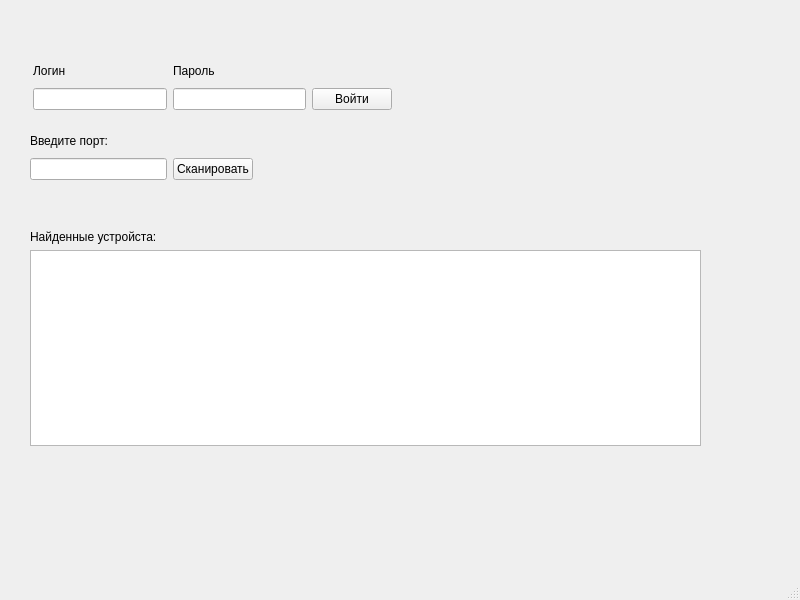
<?xml version="1.0" encoding="UTF-8"?>
<ui version="4.0">
 <class>MainWindow</class>
 <widget class="QMainWindow" name="MainWindow">
  <property name="geometry">
   <rect>
    <x>0</x>
    <y>0</y>
    <width>800</width>
    <height>600</height>
   </rect>
  </property>
  <property name="windowTitle">
   <string>MainWindow</string>
  </property>
  <widget class="QWidget" name="centralwidget">
   <widget class="QWidget" name="">
    <property name="geometry">
     <rect>
      <x>33</x>
      <y>60</y>
      <width>359</width>
      <height>50</height>
     </rect>
    </property>
    <layout class="QHBoxLayout" name="horizontalLayout">
     <item>
      <layout class="QVBoxLayout" name="verticalLayout">
       <item>
        <widget class="QLabel" name="label">
         <property name="text">
          <string>Логин</string>
         </property>
        </widget>
       </item>
       <item>
        <widget class="QLineEdit" name="login_enter">
         <property name="statusTip">
          <string/>
         </property>
         <property name="inputMask">
          <string/>
         </property>
         <property name="text">
          <string/>
         </property>
        </widget>
       </item>
      </layout>
     </item>
     <item>
      <layout class="QVBoxLayout" name="verticalLayout_2">
       <item>
        <widget class="QLabel" name="label_2">
         <property name="text">
          <string>Пароль</string>
         </property>
        </widget>
       </item>
       <item>
        <widget class="QLineEdit" name="password_enter">
         <property name="inputMask">
          <string/>
         </property>
        </widget>
       </item>
      </layout>
     </item>
     <item>
      <layout class="QVBoxLayout" name="verticalLayout_3">
       <item>
        <widget class="QLabel" name="label_3">
         <property name="text">
          <string/>
         </property>
        </widget>
       </item>
       <item>
        <widget class="QPushButton" name="authorization_button">
         <property name="text">
          <string>Войти</string>
         </property>
        </widget>
       </item>
      </layout>
     </item>
    </layout>
   </widget>
   <widget class="QWidget" name="">
    <property name="geometry">
     <rect>
      <x>30</x>
      <y>130</y>
      <width>223</width>
      <height>50</height>
     </rect>
    </property>
    <layout class="QHBoxLayout" name="horizontalLayout_2">
     <item>
      <layout class="QVBoxLayout" name="verticalLayout_4">
       <item>
        <widget class="QLabel" name="label_4">
         <property name="text">
          <string>Введите порт:</string>
         </property>
        </widget>
       </item>
       <item>
        <widget class="QLineEdit" name="port_enter"/>
       </item>
      </layout>
     </item>
     <item>
      <layout class="QVBoxLayout" name="verticalLayout_5">
       <item>
        <widget class="QLabel" name="label_5">
         <property name="text">
          <string/>
         </property>
        </widget>
       </item>
       <item>
        <widget class="QPushButton" name="skanport_button">
         <property name="text">
          <string>Сканировать</string>
         </property>
        </widget>
       </item>
      </layout>
     </item>
    </layout>
   </widget>
   <widget class="QWidget" name="">
    <property name="geometry">
     <rect>
      <x>30</x>
      <y>230</y>
      <width>671</width>
      <height>216</height>
     </rect>
    </property>
    <layout class="QVBoxLayout" name="verticalLayout_6">
     <item>
      <widget class="QLabel" name="label_6">
       <property name="text">
        <string>Найденные устройста:</string>
       </property>
      </widget>
     </item>
     <item>
      <widget class="QTableView" name="devices_view"/>
     </item>
    </layout>
   </widget>
  </widget>
  <widget class="QMenuBar" name="menubar">
   <property name="geometry">
    <rect>
     <x>0</x>
     <y>0</y>
     <width>800</width>
     <height>22</height>
    </rect>
   </property>
  </widget>
  <widget class="QStatusBar" name="statusbar"/>
 </widget>
 <resources/>
 <connections/>
</ui>
